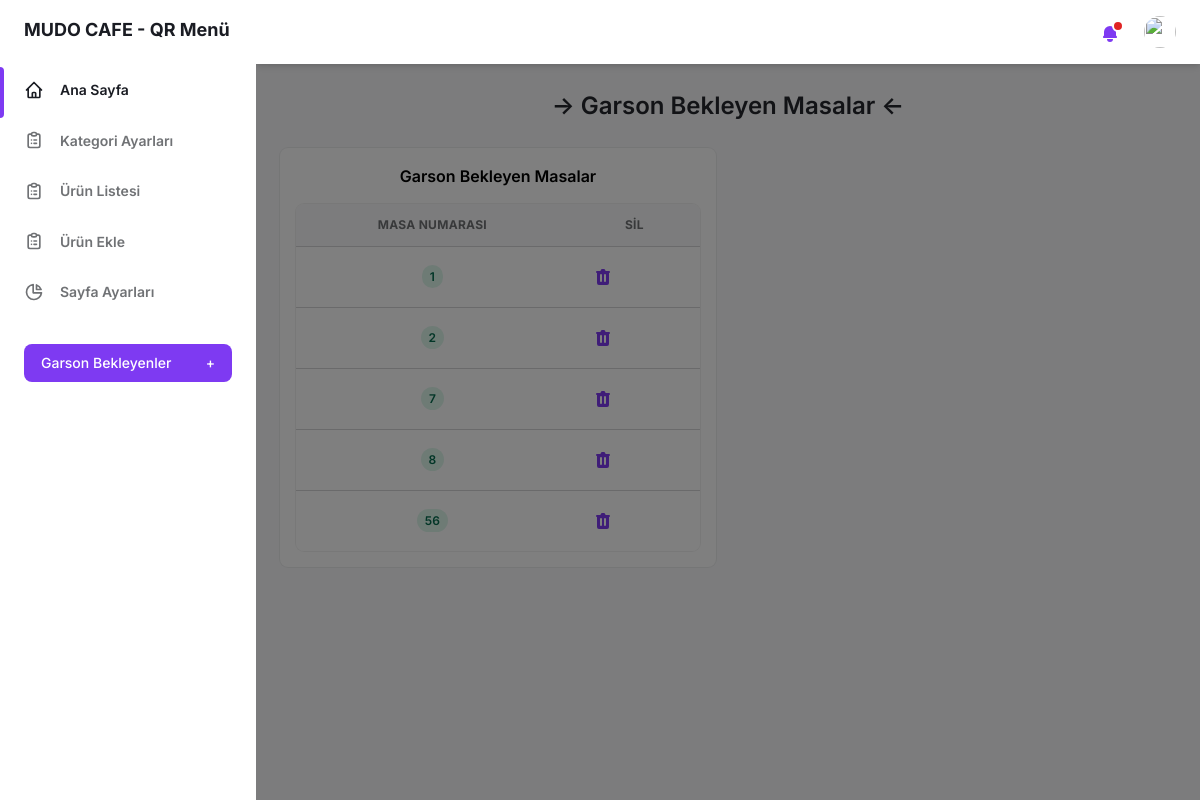
The page /admin-panel/garson-bekleyen.php (signed in) on the database its author committed.
### tables this page shows
CREATE TABLE IF NOT EXISTS `garson_tablosu` (
  `garson_id` int(11) NOT NULL AUTO_INCREMENT,
  `garson_masa_no` int(4) NOT NULL,
  PRIMARY KEY (`garson_id`)
);

### admin-panel/garson-bekleyen.php (the view, shortened to what this page needs)
<?php
include("login-kontrol.php");
?>
<!DOCTYPE html>
<html :class="{ 'theme-dark': dark }" x-data="data()" lang="tr">
<head>
  <link rel="stylesheet" href="./assets/css/tailwind.output.css" />
</head>
<body>
  <div class="flex h-screen bg-gray-50 dark:bg-gray-900" :class="{ 'overflow-hidden': isSideMenuOpen}">
    <?php include("sidebar.php"); ?>
    <div class="flex flex-col flex-1">
      <?php include("header.php"); ?>
      <main class="h-full pb-16 overflow-y-auto">
        <div class="container px-6 mx-auto grid ">
          <h2 class="my-6 text-2xl font-semibold text-center text-gray-700 dark:text-gray-400">
            &RightArrow; Garson Bekleyen Masalar &LeftArrow;
          </h2>
          <div class="grid gap-6 mb-8 md:grid-cols-2">
            <div class="min-w-0 p-4 bg-white text-center rounded-lg shadow-xs dark:bg-gray-800">
              <h4 class="mb-4 font-semibold">
               Garson Bekleyen Masalar
              </h4>
              <div class="w-full overflow-hidden rounded-lg shadow-xs">
                <div class="w-full overflow-x-auto">
                  <table class="w-full whitespace-no-wrap text-center">
                    <thead>
                      <tr class="text-xs font-semibold text-center tracking-wide text-left text-gray-500 uppercase border-b dark:border-gray-700 bg-gray-50 dark:text-gray-400 dark:bg-gray-800">
                        <th class="px-4 py-3">Masa Numarası</th>
                        <th class="px-4 py-3">Sil</th>
                      </tr>
                    </thead>
                    <tbody class="bg-white divide-y dark:divide-gray-700 dark:bg-gray-800">
                      <?php
                      $sorgu = "SELECT * FROM garson_tablosu ORDER BY garson_id ASC";
                      $sonuc = $db->query($sorgu, PDO::FETCH_ASSOC);
                      foreach ($sonuc as $satir) {
                        $gid = $satir["garson_id"];
                        $mno = $satir["garson_masa_no"];
                        echo "
                                                <tr class='text-gray-700 dark:text-gray-4'>
                                                <td class='px-4 py-3 text-xs'>
                                                  <span class='px-2 py-1 font-semibold leading-tight text-green-700 bg-green-100 rounded-full dark:bg-green-700 dark:text-green-100'>
                                                    $mno
                                                  </span>
                                                </td>
                                                <td class='px-4 py-3'>
                                                  <div class='flex items-center space-x-4 text-sm'>
                                                    <form method='POST' action='garson-sil.php'>
                                                    <input type='hidden' value='$gid' name='garson_id'>
                                                    <button class='flex items-center justify-between px-2 py-2 text-sm font-medium leading-5 text-purple-600 rounded-lg dark:text-gray-400 focus:outline-none focus:shadow-outline-gray' aria-label='Delete'>
                                                      <svg class='w-5 h-5' aria-hidden='true' fill='currentColor' viewBox='0 0 20 20'>
                                                        <path fill-rule='evenodd' d='M9 2a1 1 0 00-.894.553L7.382 4H4a1 1 0 000 2v10a2 2 0 002 2h8a2 2 0 002-2V6a1 1 0 100-2h-3.382l-.724-1.447A1 1 0 0011 2H9zM7 8a1 1 0 012 0v6a1 1 0 11-2 0V8zm5-1a1 1 0 00-1 1v6a1 1 0 102 0V8a1 1 0 00-1-1z' clip-rule='evenodd'></path>
                                                      </svg>
                                                    </button>
                                                    </form>
                                                  </div>
                                                </td>
                                              </tr>
                                                ";
                      }
                      ?>
                    </tbody>
                  </table>
                </div>
              </div>
            </div>
          </div>
        </div>
      </main>
    </div>
  </div>
</body>
</html>

### rows shown on the page
garson_tablosu: garson_masa_no "1"
garson_tablosu: garson_masa_no "2"
garson_tablosu: garson_masa_no "7"
garson_tablosu: garson_masa_no "8"
garson_tablosu: garson_masa_no "56"
